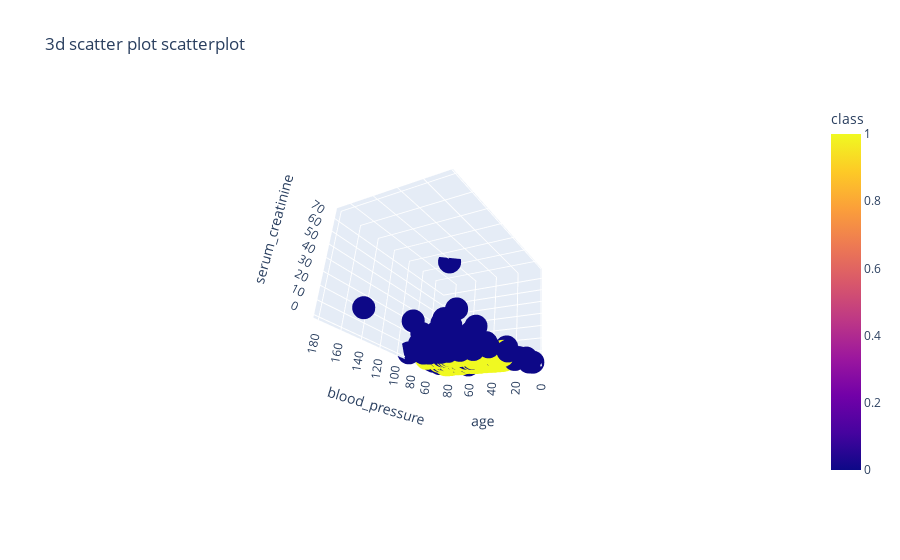

Source (notebook cell):
### Code cell
fig = px.scatter_3d(df, x = 'age', y = 'blood_pressure',z = 'serum_creatinine', color = 'class', title = "3d scatter plot scatterplot")
fig.show()

### Figure 1 — Plotly figure (JSON) as saved in the notebook; plotly's stock layout.template omitted (floating-point values rounded to 4 significant figures; data arrays with more than 128 entries replaced by an {"elided": "..."} marker saying what was removed)
{"data": [{"hovertemplate": "age=%{x}<br>blood_pressure=%{y}<br>serum_creatinine=%{z}<br>class=%{marker.color}<extra></extra>", "legendgroup": "", "marker": {"color": {"elided": "400 int values"}, "coloraxis": "coloraxis", "symbol": "circle"}, "mode": "markers", "name": "", "scene": "scene", "showlegend": false, "type": "scatter3d", "x": {"elided": "400 int values"}, "y": {"elided": "400 int values"}, "z": {"elided": "400 float values"}}], "layout": {"autosize": true, "coloraxis": {"colorbar": {"title": {"text": "class"}}, "colorscale": [[0, "#0d0887"], [0.1111, "#46039f"], [0.2222, "#7201a8"], [0.3333, "#9c179e"], [0.4444, "#bd3786"], [0.5556, "#d8576b"], [0.6667, "#ed7953"], [0.7778, "#fb9f3a"], [0.8889, "#fdca26"], [1, "#f0f921"]]}, "dragmode": "zoom", "legend": {"tracegroupgap": 0}, "scene": {"aspectmode": "auto", "aspectratio": {"x": 0.9236, "y": 1.364, "z": 0.7935}, "camera": {"center": {"x": -2.22e-16, "y": -4.441e-16, "z": -4.441e-16}, "eye": {"x": -1.681, "y": 2.421, "z": -1.301}, "projection": {"type": "perspective"}, "up": {"x": -0.1505, "y": 0.3848, "z": 0.9106}}, "domain": {"x": [0, 1], "y": [0, 1]}, "dragmode": "orbit", "xaxis": {"title": {"text": "age"}, "type": "linear"}, "yaxis": {"title": {"text": "blood_pressure"}, "type": "linear"}, "zaxis": {"title": {"text": "serum_creatinine"}, "type": "linear"}}, "title": {"text": "3d scatter plot scatterplot"}}}
